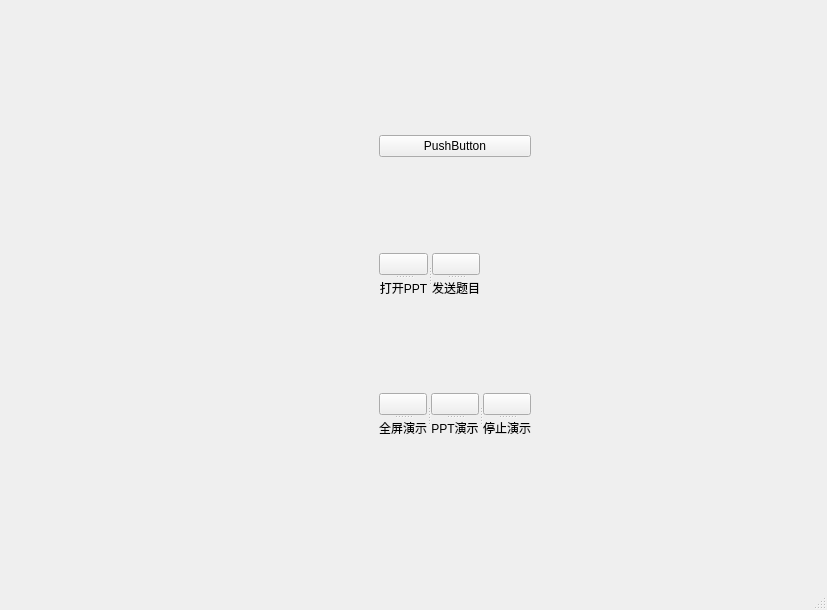
<?xml version="1.0" encoding="UTF-8"?>
<ui version="4.0">
 <class>screenBC</class>
 <widget class="QMainWindow" name="screenBC">
  <property name="geometry">
   <rect>
    <x>0</x>
    <y>0</y>
    <width>827</width>
    <height>610</height>
   </rect>
  </property>
  <property name="windowTitle">
   <string>MainWindow</string>
  </property>
  <widget class="QWidget" name="centralwidget">
   <widget class="QWidget" name="horizontalLayoutWidget">
    <property name="geometry">
     <rect>
      <x>0</x>
      <y>40</y>
      <width>531</width>
      <height>494</height>
     </rect>
    </property>
    <layout class="QHBoxLayout" name="horizontalLayout_main" stretch="100,1">
     <item>
      <widget class="QWidget" name="widget" native="true">
       <property name="sizePolicy">
        <sizepolicy hsizetype="Expanding" vsizetype="Expanding">
         <horstretch>0</horstretch>
         <verstretch>0</verstretch>
        </sizepolicy>
       </property>
      </widget>
     </item>
     <item>
      <layout class="QVBoxLayout" name="verticalLayout">
       <property name="spacing">
        <number>1</number>
       </property>
       <item>
        <widget class="QPushButton" name="pushButton">
         <property name="text">
          <string>PushButton</string>
         </property>
        </widget>
       </item>
       <item>
        <widget class="QSplitter" name="splitter_7">
         <property name="sizePolicy">
          <sizepolicy hsizetype="Fixed" vsizetype="Fixed">
           <horstretch>0</horstretch>
           <verstretch>0</verstretch>
          </sizepolicy>
         </property>
         <property name="orientation">
          <enum>Qt::Horizontal</enum>
         </property>
         <widget class="QSplitter" name="splitter">
          <property name="sizePolicy">
           <sizepolicy hsizetype="Fixed" vsizetype="Fixed">
            <horstretch>0</horstretch>
            <verstretch>0</verstretch>
           </sizepolicy>
          </property>
          <property name="orientation">
           <enum>Qt::Vertical</enum>
          </property>
          <widget class="QPushButton" name="pushButton_openPPT">
           <property name="sizePolicy">
            <sizepolicy hsizetype="Minimum" vsizetype="Expanding">
             <horstretch>0</horstretch>
             <verstretch>0</verstretch>
            </sizepolicy>
           </property>
           <property name="text">
            <string/>
           </property>
           <property name="icon">
            <iconset resource="resource.qrc">
             <normaloff>:/resource/img/resource/img/pptx-128.png</normaloff>:/resource/img/resource/img/pptx-128.png</iconset>
           </property>
           <property name="iconSize">
            <size>
             <width>60</width>
             <height>60</height>
            </size>
           </property>
           <property name="flat">
            <bool>false</bool>
           </property>
          </widget>
          <widget class="QLabel" name="label_2">
           <property name="text">
            <string>打开PPT</string>
           </property>
           <property name="alignment">
            <set>Qt::AlignCenter</set>
           </property>
          </widget>
         </widget>
         <widget class="QSplitter" name="splitter_4">
          <property name="sizePolicy">
           <sizepolicy hsizetype="Fixed" vsizetype="Fixed">
            <horstretch>0</horstretch>
            <verstretch>0</verstretch>
           </sizepolicy>
          </property>
          <property name="orientation">
           <enum>Qt::Vertical</enum>
          </property>
          <widget class="QPushButton" name="pushButton_sendTest">
           <property name="sizePolicy">
            <sizepolicy hsizetype="Minimum" vsizetype="Expanding">
             <horstretch>0</horstretch>
             <verstretch>0</verstretch>
            </sizepolicy>
           </property>
           <property name="styleSheet">
            <string notr="true"/>
           </property>
           <property name="text">
            <string/>
           </property>
           <property name="icon">
            <iconset resource="resource.qrc">
             <normaloff>:/resource/img/resource/img/sender.png</normaloff>:/resource/img/resource/img/sender.png</iconset>
           </property>
           <property name="iconSize">
            <size>
             <width>60</width>
             <height>60</height>
            </size>
           </property>
          </widget>
          <widget class="QLabel" name="label_7">
           <property name="text">
            <string>发送题目</string>
           </property>
           <property name="alignment">
            <set>Qt::AlignCenter</set>
           </property>
          </widget>
         </widget>
        </widget>
       </item>
       <item>
        <widget class="QSplitter" name="splitter_6">
         <property name="sizePolicy">
          <sizepolicy hsizetype="Fixed" vsizetype="Fixed">
           <horstretch>0</horstretch>
           <verstretch>0</verstretch>
          </sizepolicy>
         </property>
         <property name="orientation">
          <enum>Qt::Horizontal</enum>
         </property>
         <widget class="QSplitter" name="splitter_normalMode">
          <property name="sizePolicy">
           <sizepolicy hsizetype="Fixed" vsizetype="Fixed">
            <horstretch>0</horstretch>
            <verstretch>0</verstretch>
           </sizepolicy>
          </property>
          <property name="orientation">
           <enum>Qt::Vertical</enum>
          </property>
          <widget class="QPushButton" name="pushButton_NormalMode">
           <property name="sizePolicy">
            <sizepolicy hsizetype="Minimum" vsizetype="Expanding">
             <horstretch>0</horstretch>
             <verstretch>0</verstretch>
            </sizepolicy>
           </property>
           <property name="text">
            <string/>
           </property>
           <property name="icon">
            <iconset resource="resource.qrc">
             <normaloff>:/resource/img/resource/img/screenOn.png</normaloff>:/resource/img/resource/img/screenOn.png</iconset>
           </property>
           <property name="iconSize">
            <size>
             <width>60</width>
             <height>60</height>
            </size>
           </property>
           <property name="flat">
            <bool>false</bool>
           </property>
          </widget>
          <widget class="QLabel" name="label_NormalMode">
           <property name="text">
            <string>全屏演示</string>
           </property>
           <property name="alignment">
            <set>Qt::AlignCenter</set>
           </property>
          </widget>
         </widget>
         <widget class="QSplitter" name="splitter_3">
          <property name="sizePolicy">
           <sizepolicy hsizetype="Fixed" vsizetype="Fixed">
            <horstretch>0</horstretch>
            <verstretch>0</verstretch>
           </sizepolicy>
          </property>
          <property name="orientation">
           <enum>Qt::Vertical</enum>
          </property>
          <widget class="QPushButton" name="pushButton_PPTmode">
           <property name="sizePolicy">
            <sizepolicy hsizetype="Minimum" vsizetype="Expanding">
             <horstretch>0</horstretch>
             <verstretch>0</verstretch>
            </sizepolicy>
           </property>
           <property name="text">
            <string/>
           </property>
           <property name="icon">
            <iconset resource="resource.qrc">
             <normaloff>:/resource/img/resource/img/PPTMode.png</normaloff>:/resource/img/resource/img/PPTMode.png</iconset>
           </property>
           <property name="iconSize">
            <size>
             <width>60</width>
             <height>60</height>
            </size>
           </property>
           <property name="flat">
            <bool>false</bool>
           </property>
          </widget>
          <widget class="QLabel" name="label_PPTmode">
           <property name="text">
            <string>PPT演示</string>
           </property>
           <property name="alignment">
            <set>Qt::AlignCenter</set>
           </property>
          </widget>
         </widget>
         <widget class="QSplitter" name="splitter_5">
          <property name="sizePolicy">
           <sizepolicy hsizetype="Fixed" vsizetype="Fixed">
            <horstretch>0</horstretch>
            <verstretch>0</verstretch>
           </sizepolicy>
          </property>
          <property name="orientation">
           <enum>Qt::Vertical</enum>
          </property>
          <widget class="QPushButton" name="pushButton_stopShareScreen">
           <property name="sizePolicy">
            <sizepolicy hsizetype="Minimum" vsizetype="Expanding">
             <horstretch>0</horstretch>
             <verstretch>0</verstretch>
            </sizepolicy>
           </property>
           <property name="text">
            <string/>
           </property>
           <property name="icon">
            <iconset resource="resource.qrc">
             <normaloff>:/resource/img/resource/img/stop.png</normaloff>:/resource/img/resource/img/stop.png</iconset>
           </property>
           <property name="iconSize">
            <size>
             <width>60</width>
             <height>60</height>
            </size>
           </property>
           <property name="flat">
            <bool>false</bool>
           </property>
          </widget>
          <widget class="QLabel" name="label_13">
           <property name="text">
            <string>停止演示</string>
           </property>
           <property name="alignment">
            <set>Qt::AlignCenter</set>
           </property>
          </widget>
         </widget>
        </widget>
       </item>
      </layout>
     </item>
    </layout>
   </widget>
  </widget>
  <widget class="QMenuBar" name="menubar">
   <property name="geometry">
    <rect>
     <x>0</x>
     <y>0</y>
     <width>827</width>
     <height>23</height>
    </rect>
   </property>
  </widget>
  <widget class="QStatusBar" name="statusbar"/>
 </widget>
 <resources>
  <include location="resource.qrc"/>
 </resources>
 <connections/>
</ui>
